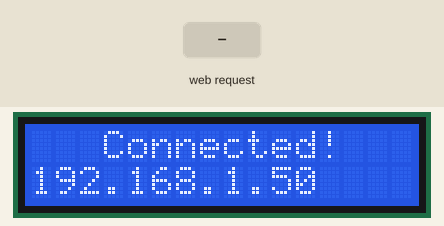
Bench run of a program on a simulated Raspberry Pi Pico running MicroPython. On the bench: 16×2 character LCD. The test bench sets the inputs (shaded band). WiFi joins after 1.5 s; library files of the repository ran but are not shown: lcd1602.py, secrets.py; what the program prints to the serial console is not drawn.

Above: at 2.5 s.
4.7 s: HTTP request GET / received
At 5.97 s:
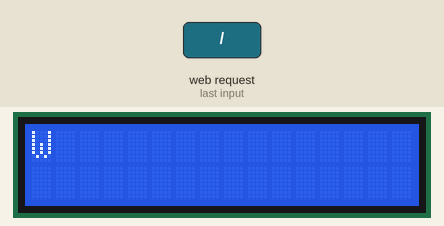
At 7.1 s:
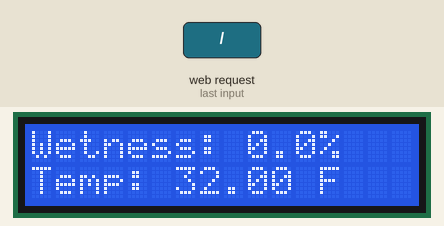
Timing chart, 0 to 8.6 s (numbered marks = the images above; inputs shaded):
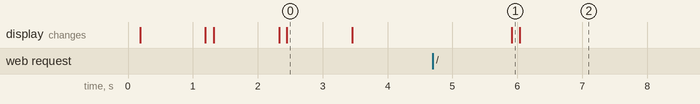

Measured:
- after the input at 4.7 s, the display: changes after 1.2 s (image 1)
- what the display in image 0 shows lasts 1.1 s, from 2.4 s to 3.5 s

The program:

plant_monitor_present.py
```python
import urequests
import machine
import time
import pmon
from lcd1602 import LCD
from microdot import Microdot

# Connect to the internet and set up webhook with ifttt
from secrets import *
from do_connect import *
#do_connect(verbose=True)

# Name of IFTTT event
#event = 'water_low'
# Values can be passed to the webhook using x-www-form-urlencoded data:
# https://maker.ifttt.com/trigger/{event}/with/key/{webhooks_key}?value1=value1&value2=value2&value3=value3
# More examples at https://help.ifttt.com/hc/en-us/articles/115010230347
#message=f"https://maker.ifttt.com/trigger/{event}/with/key/{secrets['webhooks_key']}"


html_standard = """
<!DOCTYPE html>
<html>
    <head>
        <title>My Plant</title>
        <meta http-equiv="refresh" content="1" >
        <meta name="viewport" content="width=device-width, initial-scale=1">
    </head>
    <body>
        <h1>Pico W Plant Monitor</h1>{warning}
        <h2 style='color: {color}' >Water: {water}%</h2>
        <h2>Temp: {temp:.2f} F</h2>
        <h2>Humidity: {humidity}%</h2>
    </body>
</html>
"""


try:
    lcd = LCD()
except:
    lcd = None
    print("LCD not Connected")

do_connect(verbose=True, lcd=lcd)
pm = pmon.PlantMonitor()
app = Microdot()

@app.route('/')
def index(request):
    # Get values from Sensor
    w = pm.get_wetness()
    t = pm.get_temp() * 1.8 + 32
    h = pm.get_humidity()
    color = ""
    warning = ""

    # If the soil is dry, print a warning
    if w < 15:
        color = "red"
        warning = "\n\t<h2 style='color: red;'>Your plant may be too dry!</h2>"
    else:
        color = "black"
        warning = ""


    # Display Wetness and temperature on LCD
    if lcd != None:
        lcd.clear()
        lcd.message(f"Wetness: {w}%\nTemp: {t:.2f} F")

    # Display all values on the command line
    print(f"Wetness: {w}%, Temperature: {t:.2f} F, Humidity: {h}%")

    response = html_standard.format(water=w, temp=t, humidity=h, color=color, warning=warning)
    return response, {'Content-Type': 'text/html'}
try:
    app.run(port=80, debug=True)
except KeyboardInterrupt:
    if lcd != None:
        lcd.clear()
    app.shutdown()
```

pmon.py
```python
from machine import Pin, ADC
from machine import UART

class PlantMonitor:
    """Micropython class for MonkMakes capacitative plant monitor"""

    wetness = 0
    temp = 0
    humidity = 0

    uart = None
    led_on = True

    analog = ADC(28)

    def __init__(self):
        try:
            self.uart = UART(0, baudrate=9600, timeout=400, tx = Pin(0), rx = Pin(1))
        except:
            raise Exception("Unable to connect to monitor. Check the wiring.")

        # Getter Functions
        # Through UART, send a request character and receive the requested value
    def get_wetness(self):
        return float(self.request_property("w"))
    def get_temp(self):
        return float(self.request_property("t"))
    def get_humidity(self):
        return float(self.request_property("h"))

    # Control onboard LED
    def led_off(self):
        self.uart.write("l")
    def led_on(self):
        self.uart.write("L")

    def deinit(self):
        self.uart.deinit()

    # requests the property using the relevant character command
    # Wetness: "w"
    # Humidity: "h"
    # Temperature: "t"
    # Turn LED on: "L"
    # Turn LED off: "l"
    def request_property(self, cmd):
        self.uart.write(cmd)
        line = self.uart.readline()
        if line is not None and len(line) > 3:
            value_str = line[2:-2].decode()
            return value_str
        else:
            print("Communication error with monitor. Check the wiring.")
            return 0
```

do_connect.py
```python
import network
import time
from secrets import *

# status				Value	Description
# STAT_IDLE				0		No connection and no activity
# STAT_CONNECTING		1		Connecting in progress
# STAT_WRONG_PASSWORD	-3		Failed due to incorrect password
# STAT_NO_AP_FOUND		-2		Failed because no access point replied
# STAT_CONNECT_FAIL		-1		Failed due to other problems
# STAT_GOT_IP			3		Connection Successful

def do_connect(ssid=secrets['ssid'], password=secrets['password'], lcd=None, retries=10, verbose=False):
    wlan = network.WLAN(network.STA_IF)
    wlan.active(True)
    wlan.config(pm = 0xa11140) # disables power save mode
    wlan.connect(secrets['ssid'], secrets['password'])

    # Wait for connect or fail
    while retries > 0 or wlan.status() == 2:
        if wlan.status() < 0 or wlan.status() >=3:
            break
        retries -=1
        if lcd != None:
            lcd.clear()
            lcd.message(f"  Connecting...\n    Status: {wlan.status()}")
        if verbose:
            print(f"Connecting to {ssid}, status {wlan.status()}...")

        time.sleep(1)

    # Handle connection error
    if wlan.status() != 3:
        if lcd != None:
            lcd.clear()
            lcd.message("Wifi connection\n     Failed")
        raise RuntimeError(f"Wifi connection failed, status {wlan.status()}")
    else:
        print("Connected")
        ip = wlan.ifconfig()[0]
        if lcd != None:
            lcd.clear()
            lcd.message(f"   Connected!\n{ip}")
            time.sleep(1)
            lcd.clear()
        print(f"Network Config: {ip}")
        return ip

# Returns true if Pi is connected to network
def is_connected():
    return wlan.status() == network.STAT_GOT_IP
```
